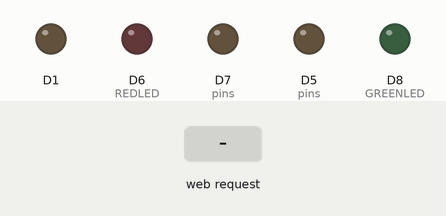
Simulated run of this sketch. Board: ESP8266 (NodeMCU). Shown: output pins drawn as LEDs (lit = HIGH). Dashed ring = blinking. Inputs (shaded band) come from the test bench. WiFi joins after 1.5 s; servers stay silent unless stated; uploads are accepted with an empty reply; what the sketch prints to the serial monitor is not drawn.

Above: at 1.6 s.
12.1 s: HTTP request GET /?submit=OFF received
At 15.07 s:
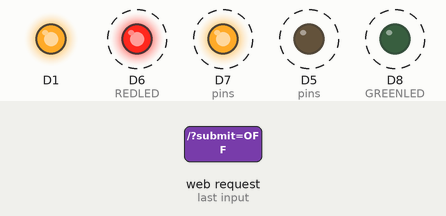
15.1 s: HTTP request GET /?submit=ON received
At 27.08 s:
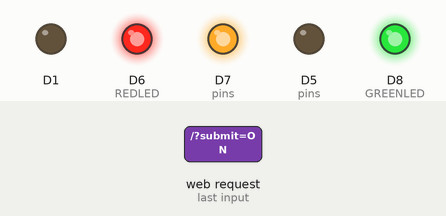
At 28.05 s:
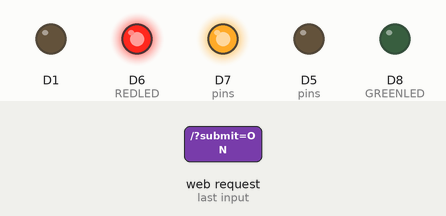
Timing chart, 0 to 32.5 s (numbered marks = the images above; inputs shaded):
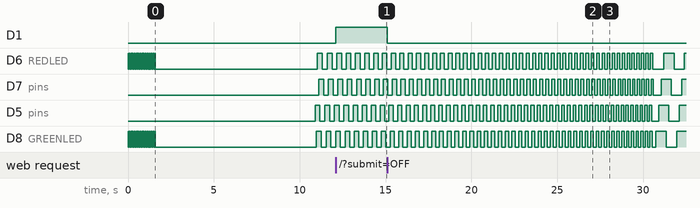

The sketch:

relay4leds.ino
```cpp
// Default include class for ESP8266 boards
#include <ESP8266WiFi.h>
#include <ESP8266WebServer.h>

// Enables UDP
#include <WiFiUdp.h>

// NST time management libraries
#include <Time.h>
#include <TimeLib.h>

// Secure WiFi client
#include <WiFiClientSecure.h>

// MIT Licensed JSON library for Arduino based systems
#include <ArduinoJson.h>

// define your SSID / password
#define ssid  "harisarvottama"
#define password "9885104058"

// set some parameters to define time
#define MAX_ATTEMPTS_FOR_TIME 5
#define MAX_ATTEMPTS 30
#define CHECK_SWITCH_TIME 60000
// every 10 mins
#define CHECK_SCHEDULES 600000
#define MAX_SCHEDULES 5

// define how much IST exceeds GMT in seconds
#define IST 19800


// define the LED Pin numbers
#define REDLED D6
#define WHITELED D5
#define GREENLED D8
#define BLUELED D7

#define DEBUG

// define host and connection params to Google Spread Sheets
const char *host = "sheets.googleapis.com";
const int httpsPort = 443;
// connect to a 2 column google sheet with the following layout
// |Start Time    | End Time
// | 1730         | 2215
// | 530          | 615
// | 745          | 753
// | 1730         | 1750
// replace the sheet id and your api key
const char *sheetsURI = "/v4/spreadsheets/1284L8a4jW9cYtYqkAa4Ttl3CbLrUqQx0mYQjXZ6dnxQ/values/Sheet1!A2:B7?key=AIzaSyDA7nPA320L7-crzsV3OAhUzIkxqupSjhQ";

// Maximum size of the data to be fetched from Google Spreadsheets
const size_t MAX_CONTENT_SIZE = 512;

String localIP = "";

unsigned int localPort = 2390;      // local port to listen for UDP packets
IPAddress timeServerIP; // time.nist.gov NTP server address
const char* ntpServerName = "time.nist.gov";
const int NTP_PACKET_SIZE = 48; // NTP time stamp is in the first 48 bytes of the message
byte packetBuffer[ NTP_PACKET_SIZE]; //buffer to hold incoming and outgoing packets

// A UDP instance to let us send and receive packets over UDP
WiFiUDP udp;

// timeVal is the initial time that is set to the system
time_t timeVal;

// Create a WebServer Object
ESP8266WebServer server;

// define some counters that will be used with millis() - cannot use delay()
unsigned long ledCounter = 0, switchCounter =0, counter = 0, scheduleCount = 0;

// Index page - hard-coded, ideally should be encased in PROGMEM (https://www.arduino.cc/en/Reference/PROGMEM)
const String INDEX_PAGE = "<!DOCTYPE html>\r\n<html>\r\n<head> \r\n<title>On/Off Switch </title>\r\n</head>\r\n<style> \r\n.button_on {\r\n  display: block;\r\n  height:100px;\r\n  width:80%;\r\n  padding: 15px 25px;\r\n  font-size: 24px;\r\n  font-size: 4.0vw;\r\n  margin-left:auto;\r\n  margin-right:auto;\r\n  margin-bottom:25px;\r\n  margin-top:auto;  \r\n  cursor: pointer;\r\n  text-align: center;\r\n  text-decoration: none;\r\n  outline: none;\r\n  color: #fff;\r\n  background-color: GREEN;\r\n  border: none;\r\n  border-radius: 15px;\r\n  box-shadow: 0 9px #999;\r\n}\r\n\r\n.button_off {\r\n  display: block;\r\n  height:100px;\r\n  width:80%;  \r\n  padding: 15px 25px;\r\n  font-size: 24px;\r\n  font-size: 4.0vw;\r\n  margin-left:auto;\r\n  margin-right:auto;  \r\n  margin-bottom:auto;\r\n  margin-top:auto;  \r\n  cursor: pointer;\r\n  text-align: center;\r\n  text-decoration: none;\r\n  outline: none;\r\n  color: #fff;\r\n  background-color: RED;\r\n  border: none;\r\n  border-radius: 15px;\r\n  box-shadow: 0 9px #999;\r\n}\r\n.button_on:hover {background-color: #3e8e41}\r\n.button_off:hover {background-color: #ff3341}\r\n\r\n.button_off:active {\r\n  background-color: #ff3341;\r\n  box-shadow: 0 5px #666;\r\n  transform: translateY(4px);\r\n\r\n}\r\n\r\n.button_on:active {\r\n  background-color: #3e8e41;\r\n  box-shadow: 0 5px #666;\r\n  transform: translateY(4px);\r\n\r\n}\r\n</style>\r\n<body>\r\n\r\n<form action=\"/\" method=\"post\">\r\n<table>\r\n  <button name=\"submit\" align=\"center\" class=\"button_on\" type=\"submit\" value=\"ON\"> ON </button>\r\n  <button name=\"submit\" align=\"center\" class=\"button_off\" type=\"submit\" value=\"OFF\"> OFF </button> \r\n </table>\r\n</form> \r\n\r\n</body>\r\n</html>";

// define the pins as an array to handle it easily
int pins [] = {REDLED, GREENLED, WHITELED, BLUELED};

//define the start and end times
unsigned int startTime, stopTime;

//define a structure to hold the start and end times in the schedule.
typedef struct {
  int startTime;
  int endTime;
} t_schedule;

// global variables to ensure schedules are set
int g_definedSchedules = 0;

// define the maximum number of schedules
t_schedule g_schedules[MAX_SCHEDULES];


// Main setup() routine
void setup()
{
  int attempt = 0; // maximum attempt counter

  // set the pin modes for the o/p LEDs
  pinMode(D1, OUTPUT);
  pinMode(D5, OUTPUT);
  pinMode(D6, OUTPUT);
  pinMode(D7, OUTPUT);
  pinMode(D8, OUTPUT);

  timeVal = 0;

  // attempt to connect to WiFi
  if(connectToWifi()) {
    Serial.println("Connected to Wifi...");

    digitalWrite(GREENLED, LOW);

    // make some attempts to get the current time.
    // #TODO: internet connectivity issues or NST time service is down at set up
    while(attempt < MAX_ATTEMPTS_FOR_TIME) {
      timeVal = getTime();
      if(timeVal) // got time !
        break;

      attempt++;
    }

    Serial.print("Time obtained from NST : ");
    Serial.println(timeVal);
  } else {
    // if you cannot connect to the internet, the output must be set to LOW
    digitalWrite(D1, LOW);
  }

  // initialize the counters to millis() - which will start the local clock
  scheduleCount = switchCounter = ledCounter = millis();

  // set the time value
  if(timeVal > 0) {
    setTime(timeVal);
  } // #TODO 2: In case we cannot obtain time value

  // set the getTime() API as the sync provider API (will call this api repeatedly)
  setSyncProvider(getTime);

  // call every x seconds to synch up time
  setSyncInterval(600);

  // obtain and set the schedules from Google Spreadsheets
  setSchedules(host, sheetsURI);
}

// This is the main loop() function
void loop()
{
    // Handle the web client
    // #TODO 3: handle default requests
    server.handleClient();

    // check if its time to switch
    checkSwitchTime();

    // gets leds to dance by seconds
    gamifyLEDs();

    // check if its time to refresh schedules from google docs
    refreshSchedules();
}

void refreshSchedules()
{
  if(millis() - scheduleCount > CHECK_SCHEDULES) {
    // get schedules from google sheets
    setSchedules(host, sheetsURI);
    scheduleCount = millis();
  }
}

bool connectToWifi() {
  byte maxAttempts = 0;

  IPAddress ip(192, 168, 1, 201);
  IPAddress gateway(192, 168, 1, 1);
  IPAddress subnet(255, 255, 255, 0);

  WiFi.config(ip, gateway, subnet); // try to assign a static IP address to the device


  WiFi.begin(ssid, password);
  Serial.begin(115200);
  while(WiFi.status() != WL_CONNECTED) {
    if(maxAttempts++ >= MAX_ATTEMPTS) {
      Serial.println("Could not connect to Wifi ! ");
      return false;
    }

    Serial.print(".");

    for(int i = 0; i < 10; i++) {
      digitalWrite(GREENLED, HIGH);
      digitalWrite(REDLED, HIGH);
      delay(20);

      digitalWrite(GREENLED, LOW);
      digitalWrite(REDLED, LOW);
      delay(20);
    }

  }
  Serial.println("");
  Serial.println("IP Address:");
  Serial.println(WiFi.localIP());

  server.on("/", handleRoot);
  server.begin();

  Serial.println("Starting UDP");
  udp.begin(localPort);
  Serial.print("Local port: ");

  Serial.println(udp.localPort());

  return true;
}

void handleRoot()
{
  if (server.hasArg("submit")) {
    handleSubmit();
  }
  else {
    Serial.print("Going to index page, current value : ");
    Serial.println(digitalRead(D1));
    server.send(200, "text/html", INDEX_PAGE);
  }
}

void handleSubmit()
{

  String submit = server.arg("submit");

  if(submit == "ON") {
    Serial.print("Got message : ");
    Serial.println(submit);
    digitalWrite(D1, LOW); // turn ON on NC at relay
  } else if (submit == "OFF") {
    Serial.print("Got message : ");
    Serial.println(submit);
    digitalWrite(D1, HIGH); // turn OFF on NC at relay
  }
  server.send(200, "text/html", INDEX_PAGE);
}


time_t getTime()
{
  WiFi.hostByName(ntpServerName, timeServerIP);
  sendNTPpacket(timeServerIP); // send an NTP packet to a time server

  // wait to see if a reply is available
  delay(4000);

  int cb = udp.parsePacket();

  if (!cb) {
    Serial.println("no packet yet, recursively trying again");
    return 0;
  }
  else {
    Serial.print("packet received, length=");
    Serial.println(cb);
    // We've received a packet, read the data from it
    udp.read(packetBuffer, NTP_PACKET_SIZE); // read the packet into the buffer

    //the timestamp starts at byte 40 of the received packet and is four bytes,
    // or two words, long. First, esxtract the two words:
    unsigned long highWord = word(packetBuffer[40], packetBuffer[41]);
    unsigned long lowWord = word(packetBuffer[42], packetBuffer[43]);
    // combine the four bytes (two words) into a long integer
    // this is NTP time (seconds since Jan 1 1900):
    unsigned long secsSince1900 = highWord << 16 | lowWord;

    Serial.print("Seconds since Jan 1 1900 = " );
    Serial.println(secsSince1900);

    // now convert NTP time into everyday time:
    Serial.print("Unix time = ");
    // Unix time starts on Jan 1 1970. In seconds, that's 2208988800:
    const unsigned long seventyYears = 2208988800UL;
    // subtract seventy years:
    unsigned long epoch = secsSince1900 - seventyYears;
    // print Unix time:
    Serial.println(epoch);

    epoch += IST; // IST ahead by 5 hrs 30 mins (19800 seconds)

    return epoch;
  }
}

// send an NTP request to the time server at the given address
unsigned long sendNTPpacket(IPAddress& address)
{
  Serial.println("sending NTP packet...");
  // set all bytes in the buffer to 0
  memset(packetBuffer, 0, NTP_PACKET_SIZE);
  // Initialize values needed to form NTP request
  // (see URL above for details on the packets)
  packetBuffer[0] = 0b11100011;   // LI, Version, Mode
  packetBuffer[1] = 0;     // Stratum, or type of clock
  packetBuffer[2] = 6;     // Polling Interval
  packetBuffer[3] = 0xEC;  // Peer Clock Precision
  // 8 bytes of zero for Root Delay & Root Dispersion
  packetBuffer[12]  = 49;
  packetBuffer[13]  = 0x4E;
  packetBuffer[14]  = 49;
  packetBuffer[15]  = 52;

  // all NTP fields have been given values, now
  // you can send a packet requesting a timestamp:
  udp.beginPacket(address, 123); //NTP requests are to port 123
  udp.write(packetBuffer, NTP_PACKET_SIZE);
  udp.endPacket();
}

void checkSwitchTime()
{
   if(millis() - switchCounter > CHECK_SWITCH_TIME) { // check every 1 minute(s)
    unsigned int t = hour()*100 + minute();

    if(isTimeInSchedule(t)) {
      digitalWrite(D1, LOW); // turn ON on NC at relay

      Serial.print("Turning ON LED due to time :");
      Serial.println(t);

    } else {
      digitalWrite(D1, HIGH);
      Serial.print("Turning OFF LED due to time :");
      Serial.println(t);
    }

    switchCounter = millis();
  }
}

void gamifyLEDs()
{
  if(millis() - ledCounter > (150-2*second())) {
    counter++;

    if(minute()%2) {
      digitalWrite(pins[counter%4], !digitalRead(pins[counter%4]));
    } else {
      digitalWrite(pins[3-counter%4], !digitalRead(pins[3-counter%4]));
    }
    ledCounter = millis();
  }

}

boolean syncTimeSheetFromGoogleSheets(const char* host, const char* uri) {
  Serial.print("Trying to connect to ");
  Serial.println(host);

  // Use WiFiClient
  WiFiClientSecure client;
  if (!client.connect(host, httpsPort)) {
    Serial.print("Failed to connect to :");
    Serial.println(host);
    return false;
  }

  Serial.println("connected !....");

  client.print(String("GET ") + uri + " HTTP/1.1\r\n" +
             "Host: " + host + "\r\n" +
             "User-Agent: ESP8266\r\n" +
             "Accept: */*\r\n" +
             "Connection: close\r\n\r\n");

  // bypass HTTP headers
  while (client.connected()) {
    String line = client.readStringUntil('\n');
    Serial.print( "Header: ");
    Serial.println(line);
    if (line == "\r") {
      break;
    }
  }

  const size_t BUFFER_SIZE =
      JSON_OBJECT_SIZE(8)    // the root object has 8 elements
      + MAX_CONTENT_SIZE;    // additional space for strings

  // Allocate a temporary memory pool
  DynamicJsonBuffer jsonBuffer(BUFFER_SIZE);

  JsonObject& root = jsonBuffer.parseObject(client);

  if (!root.success()) {
    Serial.println("JSON parsing failed!");
    return false;
  }

  Serial.println("Parsing a success ! ");

  int index = 0;
  int times[2], tindex = 0;

  g_definedSchedules = 0;

  JsonArray& scheduleArray = root["values"];
  for (JsonArray& t : scheduleArray) {
    tindex = 0;
    for (JsonVariant o : t) {
      Serial.print("Array : ");
      Serial.println(o.as<int>());

      times[tindex++] =  o.as<int>();
    }
    Serial.println(tindex);
    g_schedules[g_definedSchedules].startTime = times[0];
    g_schedules[g_definedSchedules].endTime = times[1];

    g_definedSchedules++;

    if(g_definedSchedules > MAX_SCHEDULES-1)
      break;
  }

  for(int i = 0; i <g_definedSchedules;i++ ) {
    Serial.print("Scheule : ");
    Serial.print(g_schedules[i].startTime) ;
    Serial.print(", ");
    Serial.println(g_schedules[i].endTime) ;
  }

  return true;
}

boolean isTimeInSchedule(unsigned int t)
{
  boolean inSchedule = false;

  for(int i = 0; i <g_definedSchedules;i++ ) {
    if(t >= g_schedules[i].startTime && t <= g_schedules[i].endTime) {
      inSchedule = true;
      break;
    }
  }

  return inSchedule;
}

void setSchedules(const char* host, const char* uri)
{
  if(syncTimeSheetFromGoogleSheets(host, uri)) {
    Serial.println("Successfully synched time schedules");
  } else {
    Serial.println("Setting default schedules");

    // set to default hard-coded schedules
    g_schedules[0].startTime = 1730;
    g_schedules[0].endTime = 2215;

    g_definedSchedules = 1; // define just one schedule
  }
}
```

Measured:
- after the input at 12.1 s, D1: LOW → HIGH at once
- after the input at 15.1 s, D1: HIGH → LOW at once
